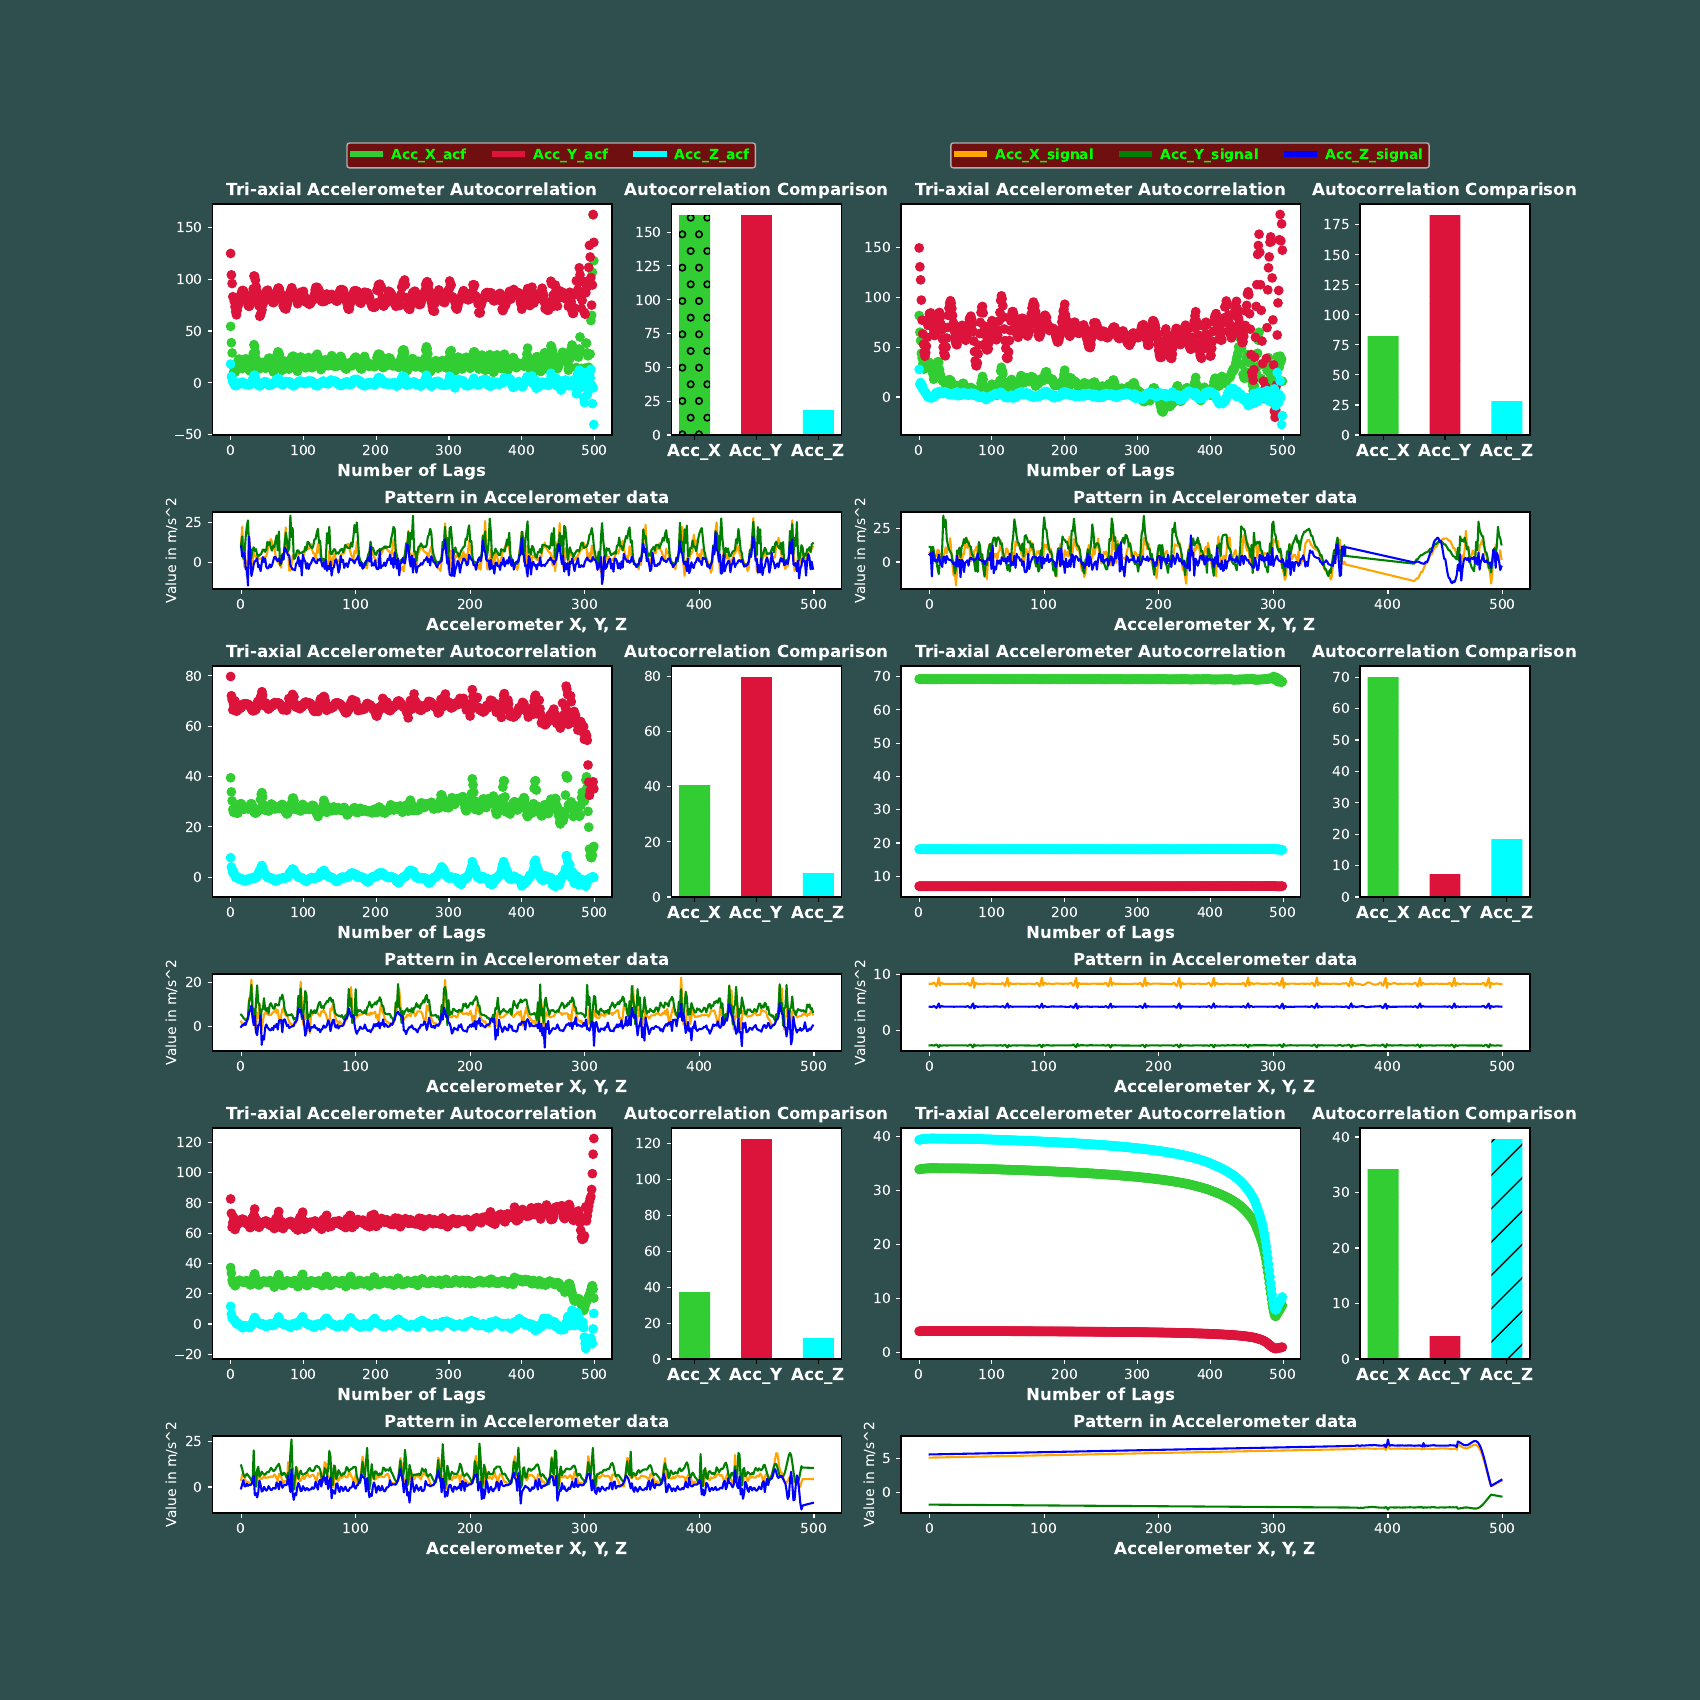

The Python source for this figure:
import numpy as np
import tidynamics
import matplotlib.pyplot as plt
import pandas as pd

data2 = pd.read_csv('Subject_2_data.csv').reset_index(drop = True)#read data from Subject_2_data.csv

activity_list = data2['activity'].unique()#contains the name of activities

fig3 = plt.figure(figsize=(17,17),facecolor='indigo')# Define a figure with size 17 by 17

gs = fig3.add_gridspec(9, 6,wspace=0.35, hspace=1)#9 rows and 6 columns for subplots under main plot
#add_gridspec() allows marging columns and rows of subplots under main plot

#variables for controlling looping through columns and rows of plots
#str and endr control looping through rows
#stc and endc control looping through columns
str = 0
endr = 0
stc = 0
endc = 0

X = np.arange(3)#variable for controlling x ticks of bar plot
fig3 = plt.figure(figsize=(17,17),facecolor='darkslategrey')# Define a figure with size 17 by 17
gs = fig3.add_gridspec(9, 6,wspace=0.35, hspace=1)# divides the main plot into 9 rows and 6 columns (54 cells) 
#add_gridspec() allows marging columns and rows of subplots under main plot

#variables for controlling looping through columns and rows of plots
#str and endr control looping through rows
#stc and endc control looping through columns
str = 0
endr = 0
stc = 0
endc = 0

X = np.arange(3)#variable for controlling x ticks of bar plot

#plt.rcParams.update({'font.size': 12, 'text.color': 'white'})
for i in range(0,6):#looping through six activity types
    #main1, main2, main3 contains 500 rows of accelerometer x, y and z respectiviely for each activity 
    main1 = data2[data2['activity']== activity_list[i]].iloc[2000:2500,1].reset_index(drop =True)
    main2 = data2[data2['activity']== activity_list[i]].iloc[2000:2500,2].reset_index(drop =True)
    main3 = data2[data2['activity']== activity_list[i]].iloc[2000:2500,3].reset_index(drop =True)
    #Calculating autocorrelation of each axis with itself for certai activity type and storing them
    acf_acc_x = tidynamics.acf(main1)
    acf_acc_y = tidynamics.acf(main2)
    acf_acc_z = tidynamics.acf(main3)
    
    #f3_ax1 will a subplot containing places of 4 cells (2 rows by 2 columns)
    f3_ax1 = fig3.add_subplot(gs[str:endr+2, stc:endc+2]) 
    f3_ax1.set_title('Tri-axial Accelerometer Autocorrelation', color = 'white', fontsize = 12, fontweight = 'bold')
    
    #Scatter plot of the autocorrelation values for all 500 lags
    f3_ax1.scatter(np.arange(500),acf_acc_x, label='linear', c = 'limegreen')
    f3_ax1.scatter(np.arange(500),acf_acc_y, label='linear', c = 'crimson')
    f3_ax1.scatter(np.arange(500),acf_acc_z, label='linear', c = 'aqua')
    f3_ax1.set_xlabel('Number of Lags', color = 'white', fontsize = 12, fontweight = 'bold')
    f3_ax1.tick_params(axis='y', colors='white')
    f3_ax1.tick_params(axis='x', colors='white')
    
    #f3_ax2 will a subplot containing places of 2 cells (2 rows by 1 column)
    f3_ax2 = fig3.add_subplot(gs[str:endr+2, endc+2])
    f3_ax2.set_title('Autocorrelation Comparison', color = 'white', fontsize = 12, fontweight = 'bold')
    
    #bar plot showing the maximum auctocorrelation found for each axis over each activity type
    f3_ax2.bar(X[0] + 0.00,acf_acc_x.max(),0.5, hatch = 'o', color = 'limegreen')
    f3_ax2.bar(X[1] + 0.00,acf_acc_y.max(),0.5, hatch = 'x', color = 'crimson')
    f3_ax2.bar(X[2] + 0.00,acf_acc_z.max(),0.5, hatch = '/', color = 'aqua')
    f3_ax2.set_xticks(np.arange(3))    # This ensures we have one tick per axis
    f3_ax2.set_xticklabels(['Acc_X', 'Acc_Y', 'Acc_Z'],c = 'white',fontweight = 'bold', fontsize = 12)
    f3_ax2.tick_params(axis='y', colors='white')
    
    #f3_ax3 will a subplot containing places of 3 cells (1 row by 3 columns)
    f3_ax3 = fig3.add_subplot(gs[endr+2, stc:endc+3])
    f3_ax3.set_title('Pattern in Accelerometer data', color = 'white', fontsize = 12, fontweight = 'bold')
    f3_ax3.set_xlabel('Accelerometer X, Y, Z', color = 'white', fontsize = 12, fontweight = 'bold')
    
    #Line plot showing the raw values of three axis for each activity type
    f3_ax3.plot(main1, c = 'orange')
    f3_ax3.plot(main2, c = 'green')
    f3_ax3.plot(main3, c = 'blue')
    f3_ax3.set_ylabel("Value in m/s^2", color = 'white')
    f3_ax3.tick_params(axis='y', colors='white')
    f3_ax3.tick_params(axis='x', colors='white')
    
    #conditions for incrementing the row and columns controller variables
    if(i%2 == 0):
        stc = stc+3
        endc = endc+ 3
    else:
        str = str+3
        endr = endr+3
        stc = 0
        endc = 0


#Create custom legend with colors
from matplotlib.lines import Line2D
custom_lines = [Line2D([0], [0], color='limegreen', lw=4),
                Line2D([0], [0], color='crimson', lw=4),
                Line2D([0], [0], color='aqua', lw=4)]
#Legend denoting the axes in scatter plot autocorrelation
legend1 = fig3.legend(custom_lines, ['Acc_X_acf', 'Acc_Y_acf', 'Acc_Z_acf'], facecolor = 'maroon', loc = 'upper left', bbox_to_anchor=(0.2, 0.92), ncol = 3)
custom_lines = [Line2D([0], [0], color='orange', lw=4),
                Line2D([0], [0], color='green', lw=4),
                Line2D([0], [0], color='blue', lw=4)]
#legend denoting the axes of raw signals
legend2 = fig3.legend( custom_lines, ['Acc_X_signal', 'Acc_Y_signal', 'Acc_Z_signal'],facecolor = 'maroon',loc = 'upper center', bbox_to_anchor=(0.70, 0.92), ncol = 3)

#set color of legend1 text
plt.setp(legend1.get_texts(), color='lime', fontweight = 'bold')
#set color of legend2 text
plt.setp(legend2.get_texts(), color='lime', fontweight = 'bold')
plt.savefig('Acf_activities.pdf')
